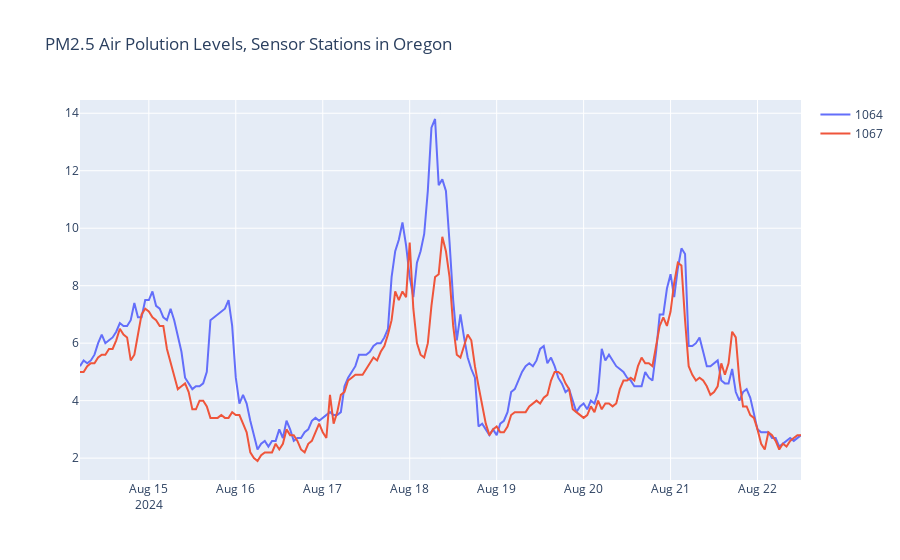

Write notebook code for a chart like this one.
### Markdown cell above
### Graphing Initial Dataset

### Code cell
# Create traces
fig = go.Figure()

for factor_level in ids:
    # Adding plot of original_df
    fig.add_trace(go.Scatter(x=formatted_df['Date'], y=formatted_df[factor_level],
                        mode='lines',
                        name=factor_level))
fig.update_layout(title = "PM2.5 Air Polution Levels, Sensor Stations in Oregon")

### Figure 1 — Plotly figure (JSON) as saved in the notebook; plotly's stock layout.template omitted (floating-point values rounded to 4 significant figures; data arrays with more than 128 entries replaced by an {"elided": "..."} marker saying what was removed)
{"data": [{"mode": "lines", "name": "1064", "type": "scatter", "x": {"elided": "200 str values"}, "y": {"elided": "200 float values"}}, {"mode": "lines", "name": "1067", "type": "scatter", "x": {"elided": "200 str values"}, "y": {"elided": "200 float values"}}], "layout": {"title": {"text": "PM2.5 Air Polution Levels, Sensor Stations in Oregon"}}}
